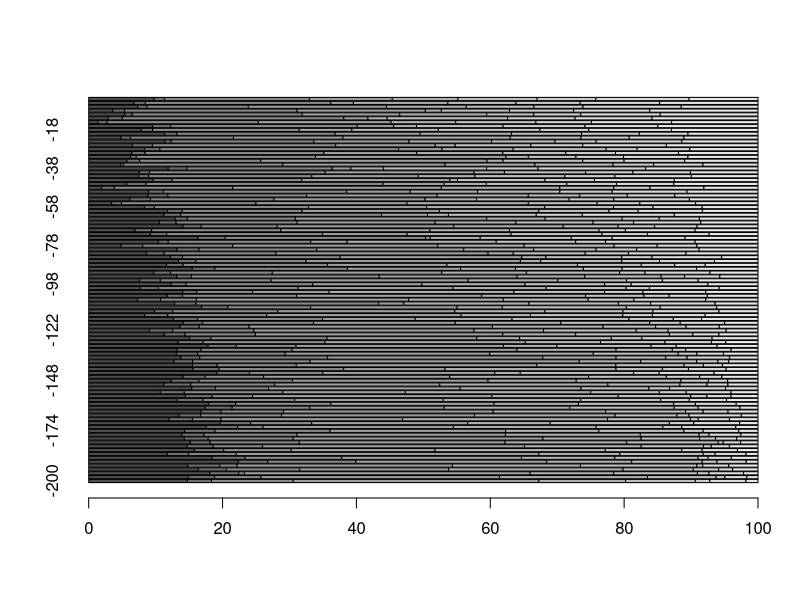
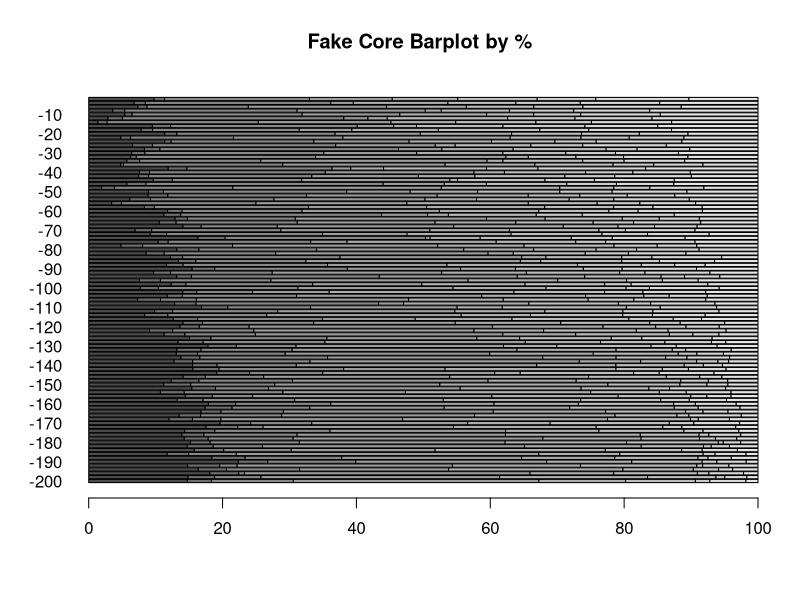

The R script that drew these images, in order:
#Script for making up fake cores.

###Buildout for making random pollen data table.

FAKE_taxa = c("Cyperaceae undiff.", "Typha", "Poaceae", "Alchornea", "Macaranga", "Celtis", "Blighia", "Sapotaceae undiff.", "Guibourtia demeusei")

FAKE_depth = seq(-200, -2, 2)
FAKEmin = c(40, 10, 20, 80, 50, 30, 5, 10, 5)
FAKEmax = c(10, 2, 50, 20, 10, 20, 15, 20, 25)
FAKEsd = c(5, 1, 10, 20, 15, 5, 2, 5, 2)

FAKE1234 = matrix(nrow = length(FAKE_depth), ncol = length(FAKE_taxa))

for(i in 1:ncol(FAKE1234)){
  FAKE1234[, i] = rnorm(nrow(FAKE1234), c(seq(FAKEmin[i], FAKEmax[i], length.out = nrow(FAKE1234))), FAKEsd[i])
}

FAKE1234 = abs( ceiling(FAKE1234) ) #Using abs() to scrub negative values. 

colnames(FAKE1234) = FAKE_taxa
row.names(FAKE1234) = FAKE_depth

FAKEsum = apply(FAKE1234, 1, sum)

FAKEpct = (FAKE1234/FAKEsum)*100

row.names(FAKEpct) = FAKE_depth

barplot(t(FAKEpct), horiz = TRUE)

barplot(t(FAKEpct), horiz = TRUE, main = "Fake Core Barplot by %", las=1)

write.csv(FAKE1234[length(FAKE_depth):1,], "FAKE1234.csv", row.names = TRUE)

#Some fake botanical and ecological details.

FAKE_taxa = c("Cyperaceae undiff.", "Typha", "Poaceae", "Alchornea", "Macaranga", "Celtis", "Blighia", "Sapotaceae undiff.", "Guibourtia demeusei")

FAKE_fmly = c("CYPERACEAE", "TYPHACEAE", "POACEAE", "EUPHORBIACEAE", "EUPHORBIACEAE", "CANNABACEAE", "SAPINDACEAE", "SAPOTACEAE", "FABACEAE")
FAKE_plty = c("N", "N", "N", "TRSH", "TRSH", "TRSH", "TRSH", "TRSH", "TRSH")
FAKE_ecol = c("Wetland", "Wetland", "Grasses", "Pioneers", "Pioneers", "semi-deciduous rain forest", "tropical rain forest", "tropical rain forest", "flooded rain forest")

FAKE_details = cbind(FAKE_taxa, FAKE_fmly, FAKE_plty, FAKE_ecol)

write.csv(FAKE_details, "FAKE_taxa.csv")